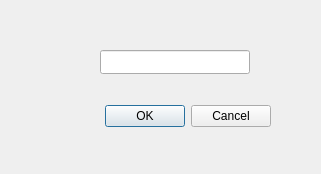
<?xml version="1.0" encoding="UTF-8"?>
<ui version="4.0">
 <class>GuardarArchivo</class>
 <widget class="QDialog" name="GuardarArchivo">
  <property name="geometry">
   <rect>
    <x>0</x>
    <y>0</y>
    <width>321</width>
    <height>174</height>
   </rect>
  </property>
  <property name="windowTitle">
   <string>Dialog</string>
  </property>
  <widget class="QDialogButtonBox" name="buttonBox">
   <property name="geometry">
    <rect>
     <x>70</x>
     <y>100</y>
     <width>201</width>
     <height>32</height>
    </rect>
   </property>
   <property name="orientation">
    <enum>Qt::Horizontal</enum>
   </property>
   <property name="standardButtons">
    <set>QDialogButtonBox::Cancel|QDialogButtonBox::Ok</set>
   </property>
  </widget>
  <widget class="QLineEdit" name="lineEditOut">
   <property name="geometry">
    <rect>
     <x>100</x>
     <y>50</y>
     <width>150</width>
     <height>24</height>
    </rect>
   </property>
   <property name="maximumSize">
    <size>
     <width>150</width>
     <height>16777215</height>
    </size>
   </property>
  </widget>
 </widget>
 <resources/>
 <connections>
  <connection>
   <sender>buttonBox</sender>
   <signal>accepted()</signal>
   <receiver>GuardarArchivo</receiver>
   <slot>accept()</slot>
   <hints>
    <hint type="sourcelabel">
     <x>248</x>
     <y>254</y>
    </hint>
    <hint type="destinationlabel">
     <x>157</x>
     <y>274</y>
    </hint>
   </hints>
  </connection>
  <connection>
   <sender>buttonBox</sender>
   <signal>rejected()</signal>
   <receiver>GuardarArchivo</receiver>
   <slot>reject()</slot>
   <hints>
    <hint type="sourcelabel">
     <x>316</x>
     <y>260</y>
    </hint>
    <hint type="destinationlabel">
     <x>286</x>
     <y>274</y>
    </hint>
   </hints>
  </connection>
 </connections>
</ui>
